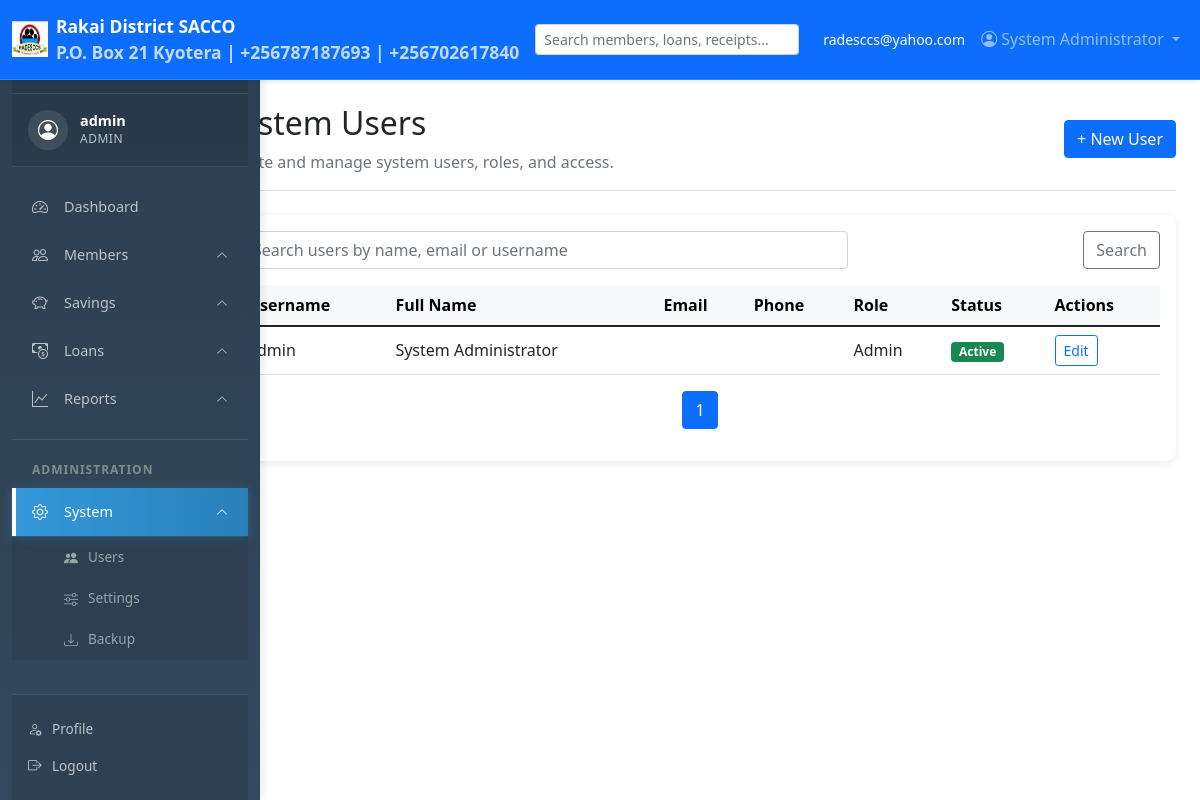
Screenshot of /admin/users/index.php (signed in) with the database file from the repository.
### tables this page shows
CREATE TABLE users (
    user_id INT PRIMARY KEY AUTO_INCREMENT,
    username VARCHAR(50) UNIQUE NOT NULL,
    email VARCHAR(100) UNIQUE NOT NULL,
    password_hash VARCHAR(255) NOT NULL,
    full_name VARCHAR(100) NOT NULL,
    phone VARCHAR(15),
    role ENUM('admin','manager','accountant','loan_officer','cashier','member','audit') NOT NULL,
    status ENUM('active','inactive','suspended','deleted') DEFAULT 'active',
    last_login TIMESTAMP NULL,
    login_attempts INT DEFAULT 0,
    locked_until TIMESTAMP NULL,
    last_failed_login TIMESTAMP NULL,
    password_changed_at TIMESTAMP NULL,
    last_login_ip VARCHAR(45) DEFAULT NULL,
    biometric_data LONGBLOB,
    biometric_enabled BOOLEAN DEFAULT FALSE,
    two_factor_enabled BOOLEAN DEFAULT FALSE,
    two_factor_method ENUM('sms','email','app') DEFAULT 'sms',
    created_by INT,
    created_at TIMESTAMP DEFAULT CURRENT_TIMESTAMP,
    updated_at TIMESTAMP DEFAULT CURRENT_TIMESTAMP ON UPDATE CURRENT_TIMESTAMP,
    FOREIGN KEY (created_by) REFERENCES users(user_id),
    INDEX idx_username (username),
    INDEX idx_status (status),
    INDEX idx_role (role)
);

### config/db_connection.php (called while the page is built, shortened)
<?php
class Database {
    private static $instance = null;
    private $connection;
    private function __construct() {
        try {
            $this->connection = new PDO(
                "mysql:host=" . DB_HOST . ";dbname=" . DB_NAME . ";charset=utf8mb4",
                DB_USER,
                DB_PASS,
                [
                    PDO::ATTR_ERRMODE => PDO::ERRMODE_EXCEPTION,
                    PDO::ATTR_DEFAULT_FETCH_MODE => PDO::FETCH_ASSOC,
                    PDO::ATTR_EMULATE_PREPARES => false
                ]
            );
        } catch (PDOException $e) {
            die("Connection failed: " . $e->getMessage());
        }
    }
    public static function getInstance() {
        if (self::$instance === null) {
            self::$instance = new self();
        }
        return self::$instance;
    }
    public function getConnection() {
        return $this->connection;
    }
}
?>

### app/Services/UserService.php (called while the page is built, shortened)
<?php
require_once __DIR__ . '/../../config/db_connection.php';
class UserService
{
    private $db;
    public function __construct()
    {
        $this->db = \Database::getInstance()->getConnection();
    }
    public function listUsers(int $page = 1, int $limit = 20, string $search = ''): array
    {
        $offset = ($page - 1) * $limit;
        $where = 'WHERE 1=1';
        $params = [];
        $countStmt = $this->db->prepare("SELECT COUNT(*) AS total FROM users {$where}");
        $countStmt->execute($params);
        $total = (int)$countStmt->fetchColumn();
        $stmt = $this->db->prepare("SELECT * FROM users {$where} ORDER BY created_at DESC LIMIT ? OFFSET ?");
        $params[] = $limit;
        $params[] = $offset;
        $stmt->execute($params);
        return [
            'data' => $stmt->fetchAll(),
            'total' => $total,
            'pages' => (int)ceil($total / $limit)
        ];
    }
}

### admin/users/index.php (the view, shortened to what this page needs)
<?php
require_once '../../includes/functions.php';
require_once '../../app/Services/UserService.php';
$userService = new \SACCO\Services\UserService();
$page = max(1, (int)($_GET['page'] ?? 1));
$search = trim($_GET['search'] ?? '');
$usersData = $userService->listUsers($page, ITEMS_PER_PAGE, $search);
?>
<!DOCTYPE html>
<html lang="en">
<head>
    <link href="https://cdn.jsdelivr.net/npm/bootstrap@5.1.3/dist/css/bootstrap.min.css" rel="stylesheet">
    <link href="https://cdn.jsdelivr.net/npm/bootstrap-icons@1.8.1/font/bootstrap-icons.css" rel="stylesheet">
    <link rel="stylesheet" href="../../assets/css/style.css">
</head>
<body>
    <?php include '../../includes/navbar.php'; ?>
    <div class="container-fluid">
        <div class="row">
            <?php include '../../includes/sidebar.php'; ?>
            <main class="col-md-10 ms-sm-auto px-md-4">
                <div class="d-flex justify-content-between align-items-center pt-4 pb-3 border-bottom">
                    <div>
                        <h1 class="h2">System Users</h1>
                        <p class="text-muted mb-0">Create and manage system users, roles, and access.</p>
                    </div>
                    <a href="create.php" class="btn btn-primary">+ New User</a>
                </div>
                <div class="card mt-4">
                    <div class="card-body">
                        <form class="row g-3 mb-3" method="GET">
                            <div class="col-md-8">
                                <input type="text" class="form-control" name="search" placeholder="Search users by name, email or username" value="<?php echo htmlspecialchars($search); ?>">
                            </div>
                            <div class="col-md-4 text-end">
                                <button class="btn btn-outline-secondary">Search</button>
                            </div>
                        </form>
                        <div class="table-responsive">
                            <table class="table table-hover align-middle">
                                <thead class="table-light">
                                    <tr>
                                        <th>Username</th>
                                        <th>Full Name</th>
                                        <th>Email</th>
                                        <th>Phone</th>
                                        <th>Role</th>
                                        <th>Status</th>
                                        <th>Actions</th>
                                    </tr>
                                </thead>
                                <tbody>
                                    <?php foreach ($usersData['data'] as $user): ?>
                                        <tr>
                                            <td><?php echo htmlspecialchars($user['username']); ?></td>
                                            <td><?php echo htmlspecialchars($user['full_name']); ?></td>
                                            <td><?php echo htmlspecialchars($user['email']); ?></td>
                                            <td><?php echo htmlspecialchars($user['phone']); ?></td>
                                            <td><?php echo htmlspecialchars(ucwords(str_replace('_', ' ', $user['role']))); ?></td>
                                            <td>
                                                <span class="badge bg-<?php echo $user['status'] === 'active' ? 'success' : 'secondary'; ?>">
                                                    <?php echo ucfirst($user['status']); ?>
                                                </span>
                                            </td>
                                            <td>
                                                <a href="edit.php?id=<?php echo $user['user_id']; ?>" class="btn btn-sm btn-outline-primary">Edit</a>
                                            </td>
                                        </tr>
                                    <?php endforeach; ?>
                                </tbody>
                            </table>
                        </div>
                        <nav aria-label="User pagination">
                            <ul class="pagination justify-content-center">
                                <?php for ($i = 1; $i <= max(1, $usersData['pages']); $i++): ?>
                                    <li class="page-item <?php echo $i === $page ? 'active' : ''; ?>">
                                        <a class="page-link" href="?page=<?php echo $i; ?>&search=<?php echo urlencode($search); ?>"><?php echo $i; ?></a>
                                    </li>
                                <?php endfor; ?>
                            </ul>
                        </nav>
                    </div>
                </div>
            </main>
        </div>
    </div>
</body>
</html>

### rows the page displays
users: username "admin", full_name "System Administrator", role "Admin", status "Active"

### other values shown
COMPANY_EMAIL "radesccs@yahoo.com"
$_SESSION['full_name'] "System Administrator"
$_SESSION['username'] "admin"
$role "ADMIN"
